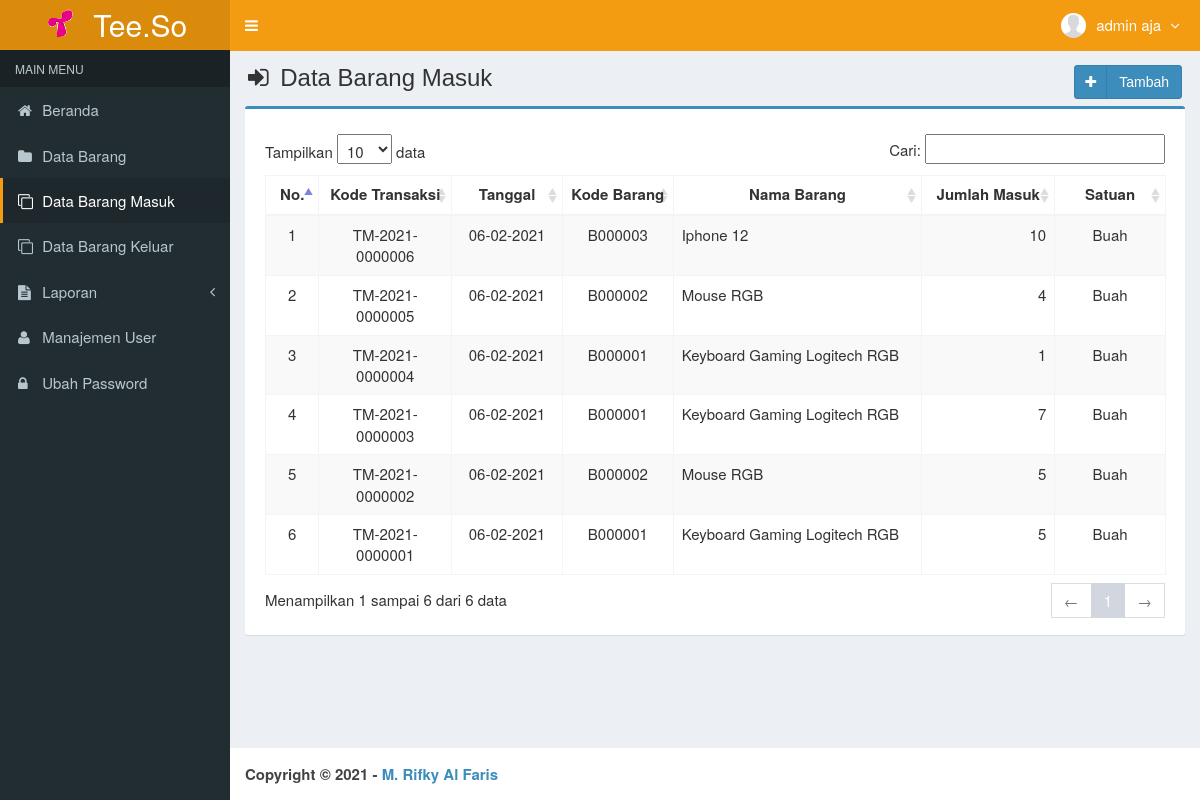
The page /main.php?module=barang_masuk (signed in) on the database its author committed.
### tables this page shows
CREATE TABLE `users` (
  `id_user` int(3) NOT NULL,
  `username` varchar(50) NOT NULL,
  `nama_user` varchar(50) NOT NULL,
  `password` varchar(50) NOT NULL,
  `email` varchar(50) DEFAULT NULL,
  `telepon` varchar(15) DEFAULT NULL,
  `foto` varchar(100) DEFAULT NULL,
  `hak_akses` enum('Super Admin','Manajer','Gudang') NOT NULL,
  `status` enum('aktif','blokir') NOT NULL DEFAULT 'aktif',
  `created_at` timestamp NOT NULL DEFAULT current_timestamp(),
  `updated_at` timestamp NOT NULL DEFAULT current_timestamp() ON UPDATE current_timestamp()
);

CREATE TABLE `barang_masuk` (
  `kode_transaksi` varchar(15) NOT NULL,
  `tanggal_masuk` date NOT NULL,
  `kode_barang` varchar(10) NOT NULL,
  `jumlah_masuk` int(11) NOT NULL,
  `created_user` int(3) NOT NULL,
  `created_date` timestamp NOT NULL DEFAULT current_timestamp()
);

CREATE TABLE `tb_barang` (
  `kode_barang` varchar(10) NOT NULL,
  `nama_barang` varchar(50) NOT NULL,
  `harga_beli` int(11) NOT NULL,
  `harga_jual` int(11) NOT NULL,
  `satuan` varchar(25) NOT NULL,
  `stok` int(11) NOT NULL,
  `created_user` int(3) NOT NULL,
  `created_date` timestamp NOT NULL DEFAULT current_timestamp(),
  `updated_user` int(3) NOT NULL,
  `updated_date` timestamp NOT NULL DEFAULT current_timestamp() ON UPDATE current_timestamp()
);

### modules/barang-masuk/view.php (the view, shortened to what this page needs)
<section class="content-header">
  <h1>
    <i class="fa fa-sign-in icon-title"></i> Data Barang Masuk
    <a class="btn btn-primary btn-social pull-right" href="?module=form_barang_masuk&form=add" title="Tambah Data" data-toggle="tooltip">
      <i class="fa fa-plus"></i> Tambah
    </a>
  </h1>
</section>
<section class="content">
  <div class="row">
    <div class="col-md-12">
      <div class="box box-primary">
        <div class="box-body">
          <table id="dataTables1" class="table table-bordered table-striped table-hover">
            <thead>
              <tr>
                <th class="center">No.</th>
                <th class="center">Kode Transaksi</th>
                <th class="center">Tanggal</th>
                <th class="center">Kode Barang</th>
                <th class="center">Nama Barang</th>
                <th class="center">Jumlah Masuk</th>
                <th class="center">Satuan</th>
              </tr>
            </thead>
            <tbody>
            <?php
            $no = 1;
            $query = mysqli_query($mysqli, "SELECT a.kode_transaksi,a.tanggal_masuk,a.kode_barang,a.jumlah_masuk,b.kode_barang,b.nama_barang,b.satuan
                                            FROM barang_masuk as a INNER JOIN tb_barang as b ON a.kode_barang=b.kode_barang ORDER BY kode_transaksi DESC")
                                            or die('Ada kesalahan pada query tampil Data Barang Masuk: '.mysqli_error($mysqli));
            while ($data = mysqli_fetch_assoc($query)) {
              $tanggal         = $data['tanggal_masuk'];
              $exp             = explode('-',$tanggal);
              $tanggal_masuk   = $exp[2]."-".$exp[1]."-".$exp[0];
              echo "<tr>
                      <td width='30' class='center'>$no</td>
                      <td width='100' class='center'>$data[kode_transaksi]</td>
                      <td width='80' class='center'>$tanggal_masuk</td>
                      <td width='80' class='center'>$data[kode_barang]</td>
                      <td width='200'>$data[nama_barang]</td>
                      <td width='100' align='right'>$data[jumlah_masuk]</td>
                      <td width='80' class='center'>$data[satuan]</td>
                    </tr>";
              $no++;
            }
            ?>
            </tbody>
          </table>
        </div>
      </div>
    </div>
  </div>
</section><!-- /.content

### top-menu.php (shortened to what this page needs)
<?php
require_once "config/database.php";
$query = mysqli_query($mysqli, "SELECT id_user, nama_user, foto, hak_akses FROM users WHERE id_user='$_SESSION[id_user]'")
                                or die('Ada kesalahan pada query tampil Manajemen User: '.mysqli_error($mysqli));
$data = mysqli_fetch_assoc($query);
?>
<li class="dropdown user user-menu">
  <a href="#" class="dropdown-toggle" data-toggle="dropdown">
  <?php
  if ($data['foto']=="") { ?>
    <img src="images/user/user-default.png" class="user-image" alt="User Image"/>
  <?php
  }
  else { ?>
    <img src="images/user/<?php echo $data['foto']; ?>" class="user-image" alt="User Image"/>
  <?php
  }
  ?>
    <span class="hidden-xs"><?php echo $data['nama_user']; ?> <i style="margin-left:5px" class="fa fa-angle-down"></i></span>
  </a>
</li>

### assets/css/style.css (style rules this page uses)
.btn-social *:first-child { border-right: 1px solid rgba(0, 0, 0, 0.1); bottom: 0; font-size: 1em !important; left: 0; line-height: 32px !important; position: absolute; text-align: center; top: 0; width: 32px !important; }
.content-header { padding: 15px 18px 0; position: relative; }
.center { text-align:center; }
.icon-title { margin-right: 5px; }
body { background-color: #fff; color: #333; font-size: 15px; line-height: 1.42857; }

### rows shown on the page
users: nama_user "admin aja"
barang_masuk: kode_transaksi "TM-2021-0000006", tanggal_masuk "06-02-2021", kode_barang.kode_barang "B000003", kode_barang.nama_barang "Iphone 12", jumlah_masuk "10", kode_barang.satuan "Buah"
barang_masuk: kode_transaksi "TM-2021-0000005", tanggal_masuk "06-02-2021", kode_barang.kode_barang "B000002", kode_barang.nama_barang "Mouse RGB", jumlah_masuk "4", kode_barang.satuan "Buah"
barang_masuk: kode_transaksi "TM-2021-0000004", tanggal_masuk "06-02-2021", kode_barang.kode_barang "B000001", kode_barang.nama_barang "Keyboard Gaming Logitech RGB", jumlah_masuk "1", kode_barang.satuan "Buah"
barang_masuk: kode_transaksi "TM-2021-0000003", tanggal_masuk "06-02-2021", kode_barang.kode_barang "B000001", kode_barang.nama_barang "Keyboard Gaming Logitech RGB", jumlah_masuk "7", kode_barang.satuan "Buah"
barang_masuk: kode_transaksi "TM-2021-0000002", tanggal_masuk "06-02-2021", kode_barang.kode_barang "B000002", kode_barang.nama_barang "Mouse RGB", jumlah_masuk "5", kode_barang.satuan "Buah"
barang_masuk: kode_transaksi "TM-2021-0000001", tanggal_masuk "06-02-2021", kode_barang.kode_barang "B000001", kode_barang.nama_barang "Keyboard Gaming Logitech RGB", jumlah_masuk "5", kode_barang.satuan "Buah"
